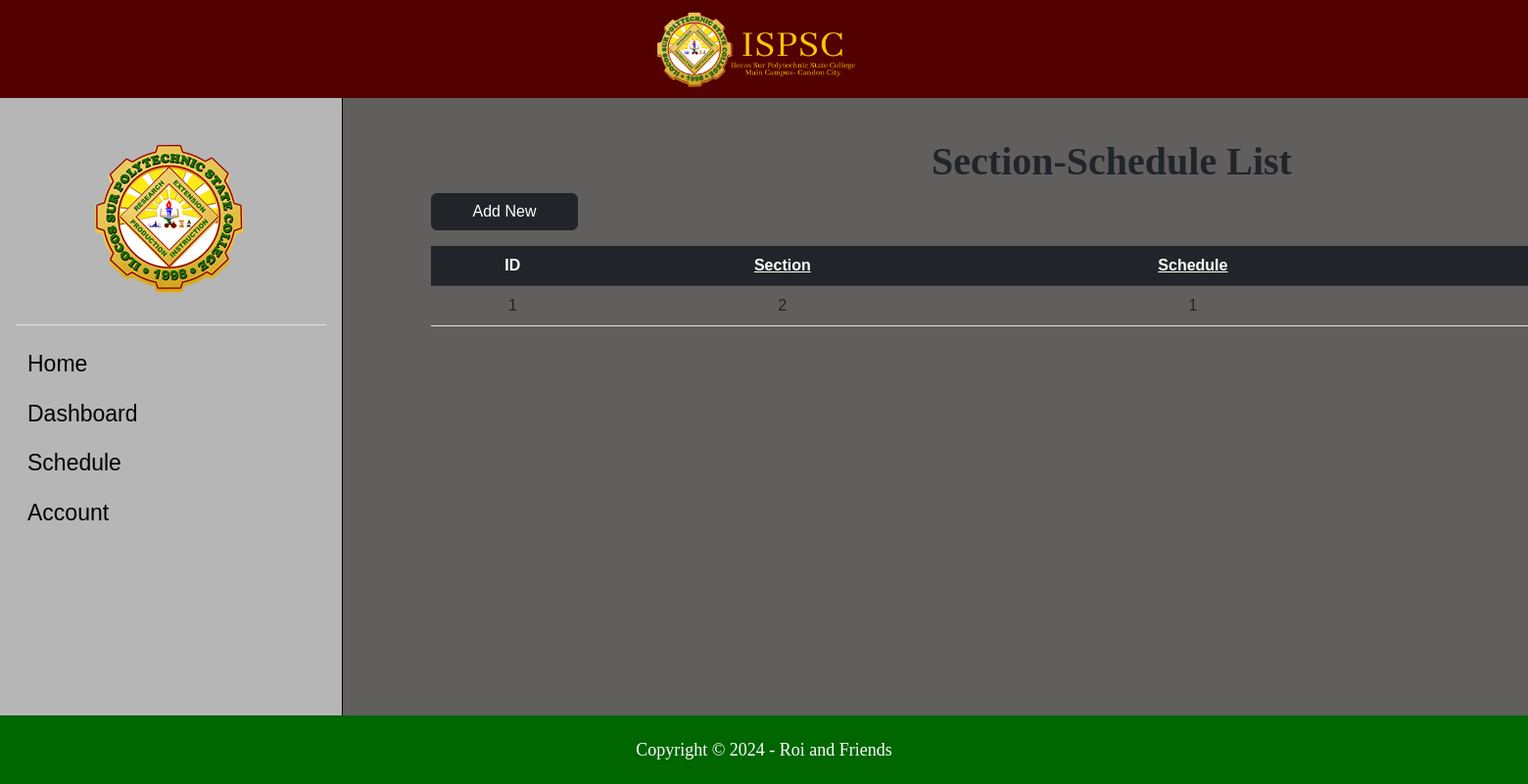
/SMS2/Codes/sec-sched.php, run on the app's committed database.
### tables this page shows
CREATE TABLE `section_schedule` (
  `ss_ID` int(11) NOT NULL,
  `sec_ID` int(11) NOT NULL,
  `sched_ID` int(11) NOT NULL
);

### SMS2/Codes/sec-sched.php (the view, shortened to what this page needs)
<?php
include "db_conn.php";
?>
<!DOCTYPE html>
<html lang="en">
<head>
    <link href="https://cdn.jsdelivr.net/npm/bootstrap@5.2.3/dist/css/bootstrap.min.css" rel="stylesheet"
>
    <link rel="stylesheet" href="https://cdnjs.cloudflare.com/ajax/libs/font-awesome/6.4.0/css/all.min.css"
 />
    <link rel="stylesheet" href="style.css">
</head>
<body>
    <div>
        <header>
            <a class="nav-link active" aria-current="page" href="home.php">
                <img src="Pictures/ispsc_logo2.png" alt="">
            </a>
        </header>
        <div class="mid-content">
            <section>
                <div class="sidebar flex-shrink-0 p-3">
                    <div class="logo">
                        <a href="home.php">
                            <img src="Pictures/ispsc_logo.png" alt="">
                        </a>
                    </div>
                    <ul class="list-unstyled ps-0">
                        <li class="border-top my-3"></li>
                        <li class="mb-1">
                            <button
                                class="sidenav btn btn-toggle d-inline-flex align-items-center rounded border-0 collapsed">
                                <a class="ahome" href="home.php">Home</a>
                            </button>
                        </li>
                        <li class="mb-1">
                            <button
                                class="sidenav btn btn-toggle d-inline-flex align-items-center rounded border-0 collapsed"
                                data-bs-toggle="collapse" data-bs-target="#dashboard-collapse" aria-expanded="false">
                                Dashboard
                            </button>
                        </li>
                        <li class="mb-1">
                            <button
                                class="sidenav btn btn-toggle d-inline-flex align-items-center rounded border-0 collapsed"
                                data-bs-toggle="collapse" data-bs-target="#orders-collapse" aria-expanded="false">
                                Schedule
                            </button>
                        </li>
                        <li class="mb-1">
                            <button
                                class="sidenav btn btn-toggle d-inline-flex align-items-center rounded border-0 collapsed"
                                data-bs-toggle="collapse" data-bs-target="#account-collapse" aria-expanded="false">
                                Account
                            </button>
                        </li>
                    </ul>
                </div>
                <div class="list-container">
                    <h2>Section-Schedule List</h2>
                    <a href="add_sec-sched.php" class="btn btn-dark mb-3">Add New</a>
                    <table class="table table-hover text-center">
                        <thead class="table-dark">
                            <tr>
                                <th scope="col">ID</th>
                                <th scope="col"><a class="alist" href="section.php">Section</a></th>
                                <th scope="col"><a class="alist" href="schedule.php">Schedule</a></th>
                                <th scope="col">Action</th>
                            </tr>
                        </thead>
                        <tbody>
                            <?php
                            $sql = "SELECT * FROM `section_schedule`";
                            $result = mysqli_query($conn, $sql);
                            while ($row = mysqli_fetch_assoc($result)) {
                            ?>
                            <tr>
                                <td>
                                    <?php echo $row["ss_ID"] ?>
                                </td>
                                <td>
                                    <?php echo $row["sec_ID"] ?>
                                </td>
                                <td>
                                    <?php echo $row["sched_ID"] ?>
                                </td>
                                <td>
                                </td>
                            </tr>
                            <?php
                            }
                            ?>
                        </tbody>
                    </table>
                </div>
            </section>
        </div>
        <footer>
            <p>Copyright © 2024 - Roi and Friends</p>
        </footer>
    </div>
</body>
</html>

### SMS2/Codes/style.css (style rules this page uses)
* { margin: 0; padding: 0; font-family: Arial, Helvetica, sans-serif; text-decoration: none; box-sizing: border-box; }
body { background-color: aquamarine; background-size: cover; display: flex; }
.btn { display: flex; justify-content: center; }
.mid-content { margin-top: 6.2rem; height: 82.2vh; }
.mid-content section { display: flex; flex-direction: row; }
.sidebar .logo { margin: 2rem 5rem; }
.sidebar { background-color: #b6b6b6; box-shadow: 0 0px 0px rgba(0, 0, 0, 0.288); height: 82.2vh; margin-bottom: 4px; width: 350px; min-width: 100px; border-right: 1px solid black; }
.sidebar button { font-weight: 500; font-size: 23px; color: black; }
.sidebar .sidenav { font-weight: 500; font-size: 23px; color: black; }
.sidebar .sidenav a { font-size: 23px; }
.sidebar a { font-weight: 400; font-size: 18px; text-decoration: none; color: black; }
.mid-content, .main-container { background-color: #615e5e; width: 1920px; }
.mid-content, .list-container { background-color: #615e5e; width: 1920px; }
.list-container { margin-top: -3rem; padding: 90px; }
.list-container h2 { text-align: center; font-size: 40px; font-family:Cambria, Cochin, Georgia, Times, 'Times New Roman', serif; font-weight: 600; }
.list-container .alist { color: #fff; }
.list-container a { width: 150px; margin-bottom: 1rem; }
header { background-color: #520000; width: 100%; height: 100px; position: absolute; display: flex; justify-content: center; }
header img { height: 130px; margin-top: -0.5rem; }
footer { display: flex; justify-content: center; align-items: center; width: 100%; height: 70px; background-color: #006600; position: absolute; bottom: 0; left: 0; right: 0; }
footer p { color: #fff; margin: 0; font-family: 'Calibri'; font-size: 18px; }

### data on the page
section_schedule: ss_ID "1", sec_ID "2", sched_ID "1"
